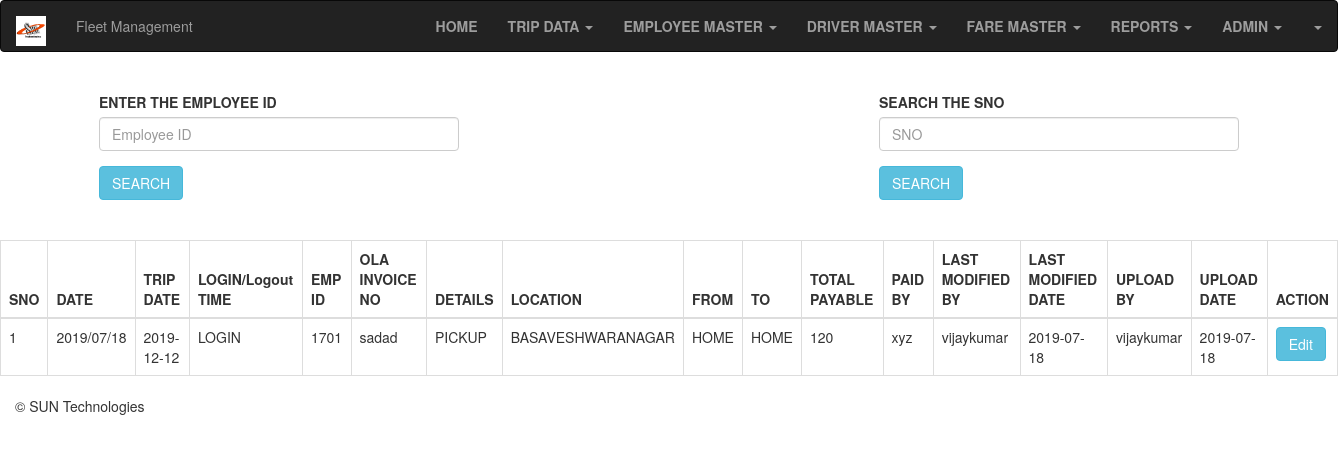
The page /ShowOlaTrip.php on the database its author committed.
### tables this page shows
CREATE TABLE IF NOT EXISTS `tripdataola` (
  `SNO` int(40) NOT NULL,
  `Date` varchar(40) DEFAULT NULL,
  `TripDate` varchar(40) DEFAULT NULL,
  `Log` varchar(40) DEFAULT NULL,
  `EmpID` varchar(40) DEFAULT NULL,
  `Ola` varchar(40) DEFAULT NULL,
  `Details` varchar(100) DEFAULT NULL,
  `Location` varchar(40) DEFAULT NULL,
  `Froms` varchar(40) DEFAULT NULL,
  `Tos` varchar(40) DEFAULT NULL,
  `TotalPayable` int(40) DEFAULT NULL,
  `PaidBy` varchar(40) DEFAULT NULL,
  `LastModify` varchar(40) DEFAULT NULL,
  `LastModifyDate` date DEFAULT NULL,
  `UploadBy` varchar(40) DEFAULT NULL,
  `UploadDate` date DEFAULT NULL,
  PRIMARY KEY (`SNO`)
);

### ShowOlaTrip.php (the view, shortened to what this page needs)
<!DOCTYPE html>
<html lang="en">
<head>
  <link rel="stylesheet" href="https://maxcdn.bootstrapcdn.com/bootstrap/3.4.0/css/bootstrap.min.css">
</head>
<body>
<?php
include("Header.php");
?>
<div class="container">
<div class="row">
<div class="col-md-4">
 					<form role="form" method="post" action="ShowOlaTrip1.php">
						<fieldset>
						<label>ENTER THE EMPLOYEE ID </label>
						<div class="form-group">
								<input type="text" name="DriverID" id="DriverID" class="form-control input-md" placeholder="Employee ID">
						</div>
							<input type="submit" name="Search" class="btn btn-info" value="SEARCH">
						</fieldset>
					</form>
</div>
<div class="col-md-4">
				</div>
				<div class="col-md-4">
				<form role="form" method="post" action="ShowOlaTrip1.php">
						<fieldset>
				<label>SEARCH THE SNO </label>
						<div class="form-group">
								<input type="text" name="SNO" id="SNO" class="form-control input-md" placeholder="SNO">
						</div>
							<input type="submit" name="SearchS" class="btn btn-info" value="SEARCH">
							</fieldset>
					</form>
				</div>
</div>
</div>
<br>
<br>
<?php
			require_once 'Config.php';
			$result=$mysqli->query("SELECT * FROM tripdataola") or die($mysqli->error);
				?>
				<div class="container-fluid">
				<div class="row justify-content-center">
				<table class="table table-bordered">
				<thead>
				<tr>
		<th>SNO</th>
		<th>DATE</th>
		<th>TRIP DATE</th>
		<th>LOGIN/Logout TIME</th>
		<th>EMP ID</th>
        <th>OLA INVOICE NO</th>
        <th>DETAILS</th>
		<th>LOCATION</th>
		<th>FROM</th>
		<th>TO</th>
		<th>TOTAL PAYABLE</th>
		<th>PAID BY</th>
		<th>LAST MODIFIED BY</th>
		<th>LAST MODIFIED DATE</th>
		<th>UPLOAD BY</th>
		<th>UPLOAD DATE</th>
		<th colspan='2' >ACTION</th>
		</tr>
				</thead>
				<?php
				while ($row =$result->fetch_assoc()): ?>
				<tr>
				<td><?php echo $row['SNO']; ?></td>
				<td><?php echo $row['Date']; ?></td>
				<td><?php echo $row['TripDate']; ?></td>
				<td><?php echo $row['Log']; ?></td>
				<td><?php echo $row['EmpID']; ?></td>
				<td><?php echo $row['Ola']; ?></td>
				<td><?php echo $row['Details']; ?></td>
				<td><?php echo $row['Location']; ?></td>
				<td><?php echo $row['Froms']; ?></td>
				<td><?php echo $row['Tos']; ?></td>
				<td><?php echo $row['TotalPayable']; ?></td>
				<td><?php echo $row['PaidBy']; ?></td>
				<td><?php echo $row['LastModify']; ?></td>
				<td><?php echo $row['LastModifyDate']; ?></td>
				<td><?php echo $row['UploadBy']; ?></td>
				<td><?php echo $row['UploadDate']; ?></td>
				<td>
				<a href="EditOlaTrip.php?edit=<?php echo $row['SNO']; ?> "
					class="btn btn-info">Edit</a>
				</td>
				</tr>
				<?php endwhile; ?>
				</table>
				</div>
</body>
<?php
include("Footer.php");
?>
</html>

### rows shown on the page
tripdataola: SNO "1", Date "2019/07/18", TripDate "2019-12-12", Log "LOGIN", EmpID "1701", Ola "sadad", Details "PICKUP", Location "BASAVESHWARANAGAR", Froms "HOME", Tos "HOME", TotalPayable "120", PaidBy "xyz", LastModify "vijaykumar", LastModifyDate "2019-07-18", UploadBy "vijaykumar", UploadDate "2019-07-18"
